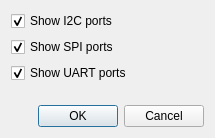
<?xml version="1.0" encoding="UTF-8"?>
<ui version="4.0">
 <class>filterdialog</class>
 <widget class="QDialog" name="filterdialog">
  <property name="geometry">
   <rect>
    <x>0</x>
    <y>0</y>
    <width>215</width>
    <height>138</height>
   </rect>
  </property>
  <property name="windowTitle">
   <string>Filters</string>
  </property>
  <layout class="QVBoxLayout" name="verticalLayout">
   <item>
    <widget class="QCheckBox" name="m_i2c_checkbox_p">
     <property name="text">
      <string>Show I2C ports</string>
     </property>
     <property name="checked">
      <bool>true</bool>
     </property>
    </widget>
   </item>
   <item>
    <widget class="QCheckBox" name="m_spi_checkbox_p">
     <property name="text">
      <string>Show SPI ports</string>
     </property>
     <property name="checked">
      <bool>true</bool>
     </property>
    </widget>
   </item>
   <item>
    <widget class="QCheckBox" name="m_uart_checkbox_p">
     <property name="text">
      <string>Show UART ports</string>
     </property>
     <property name="checked">
      <bool>true</bool>
     </property>
    </widget>
   </item>
   <item>
    <spacer name="verticalSpacer">
     <property name="orientation">
      <enum>Qt::Vertical</enum>
     </property>
     <property name="sizeHint" stdset="0">
      <size>
       <width>20</width>
       <height>3</height>
      </size>
     </property>
    </spacer>
   </item>
   <item>
    <widget class="QDialogButtonBox" name="m_buttonbox_p">
     <property name="orientation">
      <enum>Qt::Horizontal</enum>
     </property>
     <property name="standardButtons">
      <set>QDialogButtonBox::Cancel|QDialogButtonBox::Ok</set>
     </property>
    </widget>
   </item>
  </layout>
 </widget>
 <resources/>
 <connections>
  <connection>
   <sender>m_buttonbox_p</sender>
   <signal>accepted()</signal>
   <receiver>filterdialog</receiver>
   <slot>accept()</slot>
   <hints>
    <hint type="sourcelabel">
     <x>248</x>
     <y>254</y>
    </hint>
    <hint type="destinationlabel">
     <x>157</x>
     <y>274</y>
    </hint>
   </hints>
  </connection>
  <connection>
   <sender>m_buttonbox_p</sender>
   <signal>rejected()</signal>
   <receiver>filterdialog</receiver>
   <slot>reject()</slot>
   <hints>
    <hint type="sourcelabel">
     <x>316</x>
     <y>260</y>
    </hint>
    <hint type="destinationlabel">
     <x>286</x>
     <y>274</y>
    </hint>
   </hints>
  </connection>
 </connections>
</ui>
